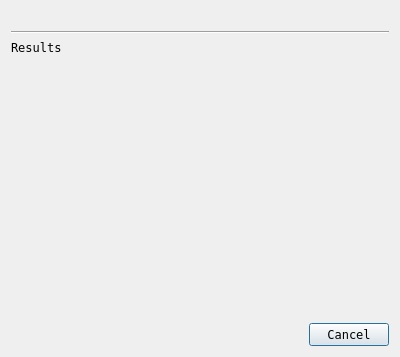
<?xml version="1.0" encoding="UTF-8"?>
<ui version="4.0">
 <class>wizard</class>
 <widget class="QDialog" name="wizard">
  <property name="windowModality">
   <enum>Qt::ApplicationModal</enum>
  </property>
  <property name="geometry">
   <rect>
    <x>0</x>
    <y>0</y>
    <width>400</width>
    <height>357</height>
   </rect>
  </property>
  <property name="font">
   <font>
    <family>Bitstream Vera Sans Mono</family>
   </font>
  </property>
  <property name="windowTitle">
   <string>XD Wizard</string>
  </property>
  <property name="windowIcon">
   <iconset>
    <normaloff>flatearth.ico</normaloff>flatearth.ico</iconset>
  </property>
  <layout class="QGridLayout" name="gridLayout">
   <item row="0" column="0">
    <layout class="QVBoxLayout" name="verticalLayout">
     <item>
      <widget class="QLabel" name="wizStatusLab">
       <property name="text">
        <string/>
       </property>
      </widget>
     </item>
     <item>
      <widget class="Line" name="line">
       <property name="orientation">
        <enum>Qt::Horizontal</enum>
       </property>
      </widget>
     </item>
     <item>
      <widget class="QLabel" name="wizResLab">
       <property name="text">
        <string>Results</string>
       </property>
      </widget>
     </item>
     <item>
      <spacer name="verticalSpacer">
       <property name="orientation">
        <enum>Qt::Vertical</enum>
       </property>
       <property name="sizeHint" stdset="0">
        <size>
         <width>20</width>
         <height>40</height>
        </size>
       </property>
      </spacer>
     </item>
    </layout>
   </item>
   <item row="1" column="0">
    <widget class="QDialogButtonBox" name="buttonBox">
     <property name="orientation">
      <enum>Qt::Horizontal</enum>
     </property>
     <property name="standardButtons">
      <set>QDialogButtonBox::Cancel</set>
     </property>
    </widget>
   </item>
  </layout>
 </widget>
 <resources/>
 <connections>
  <connection>
   <sender>buttonBox</sender>
   <signal>accepted()</signal>
   <receiver>wizard</receiver>
   <slot>accept()</slot>
   <hints>
    <hint type="sourcelabel">
     <x>248</x>
     <y>254</y>
    </hint>
    <hint type="destinationlabel">
     <x>157</x>
     <y>274</y>
    </hint>
   </hints>
  </connection>
  <connection>
   <sender>buttonBox</sender>
   <signal>rejected()</signal>
   <receiver>wizard</receiver>
   <slot>reject()</slot>
   <hints>
    <hint type="sourcelabel">
     <x>316</x>
     <y>260</y>
    </hint>
    <hint type="destinationlabel">
     <x>286</x>
     <y>274</y>
    </hint>
   </hints>
  </connection>
 </connections>
</ui>
